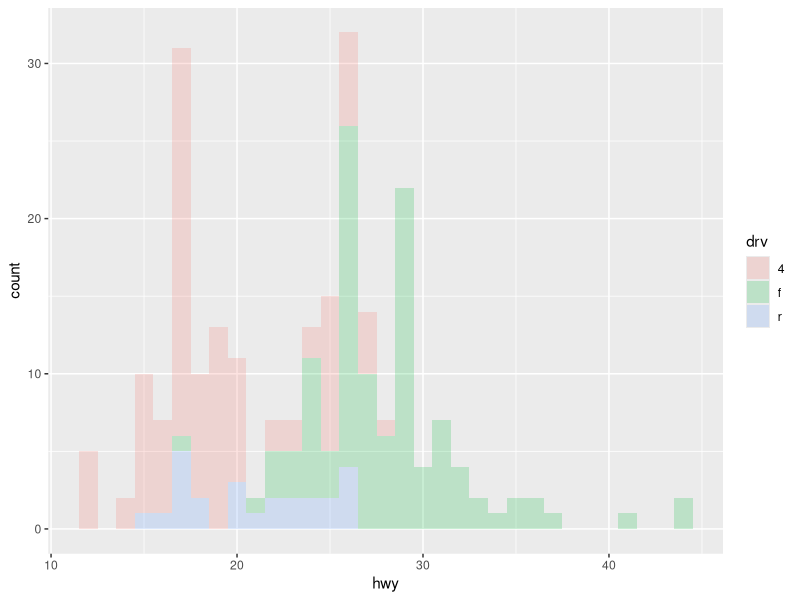
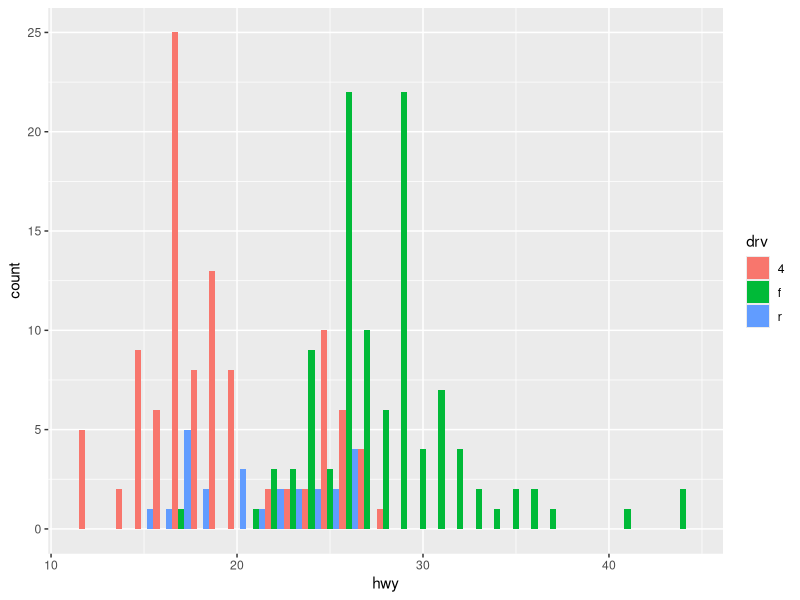
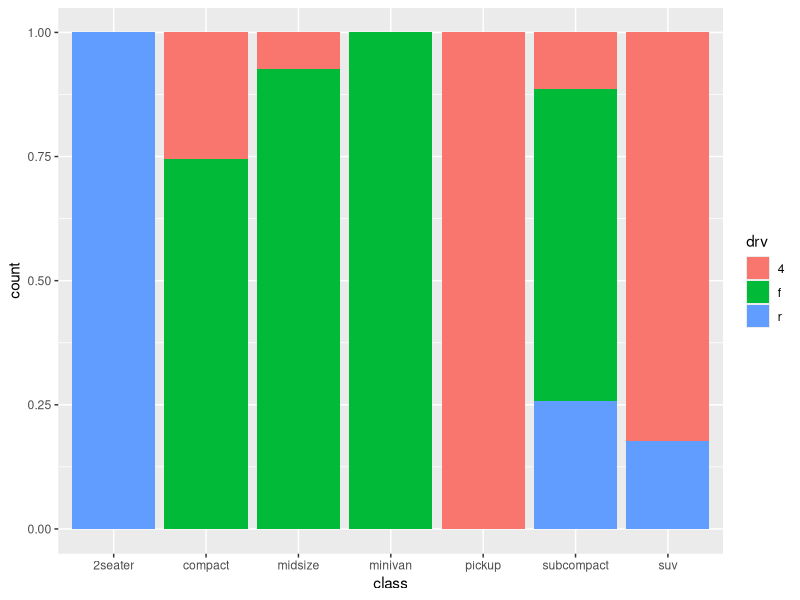
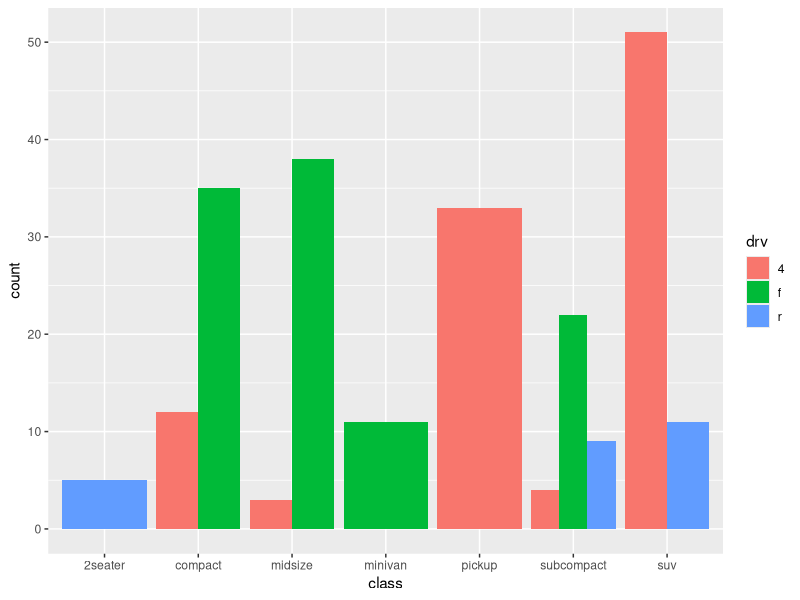
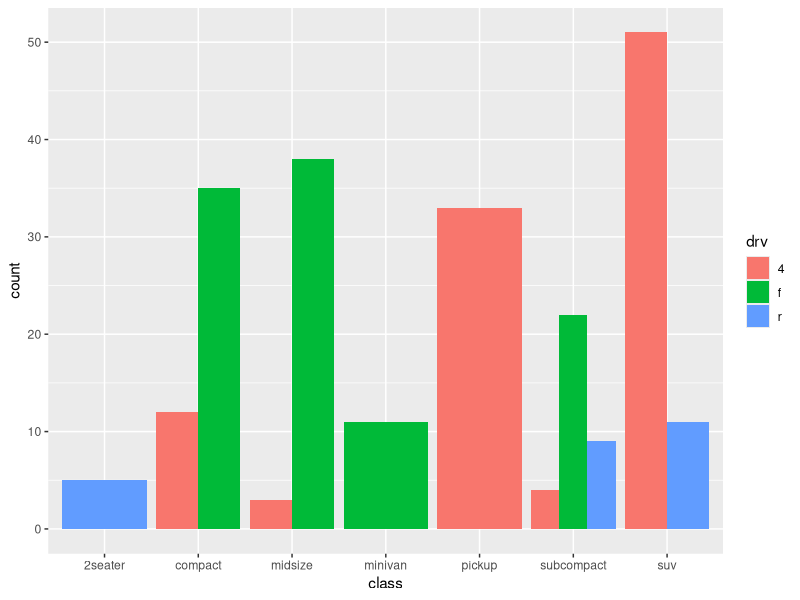

The R script that drew these images, in order:
library(tidyverse)

ggplot(data = mpg) +
  geom_histogram(
    mapping = aes(x = hwy, fill = drv),
    binwidth = 1,
    alpha = 0.2
  )

ggplot(data = mpg) +
  geom_histogram(
    mapping = aes(x = hwy, fill = drv),
    binwidth = 1,
    position = "dodge"
  )

?geom_jitter

?geom_point


ggplot(data = mpg) +
  geom_bar(
    mapping = aes(x = class, fill = drv),
    position = "fill"
  )

ggplot(data = mpg) +
  geom_bar(
    mapping = aes(x = class, fill = drv),
    position = "dodge"
  )

ggplot(data = mpg) +
  geom_bar(
    mapping = aes(x = class, fill = drv),
    position = "dodge"
  )
